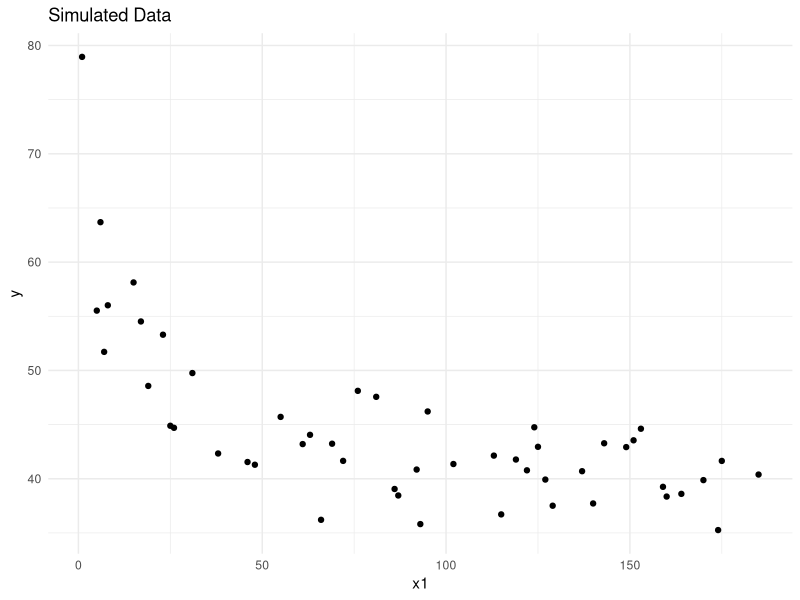
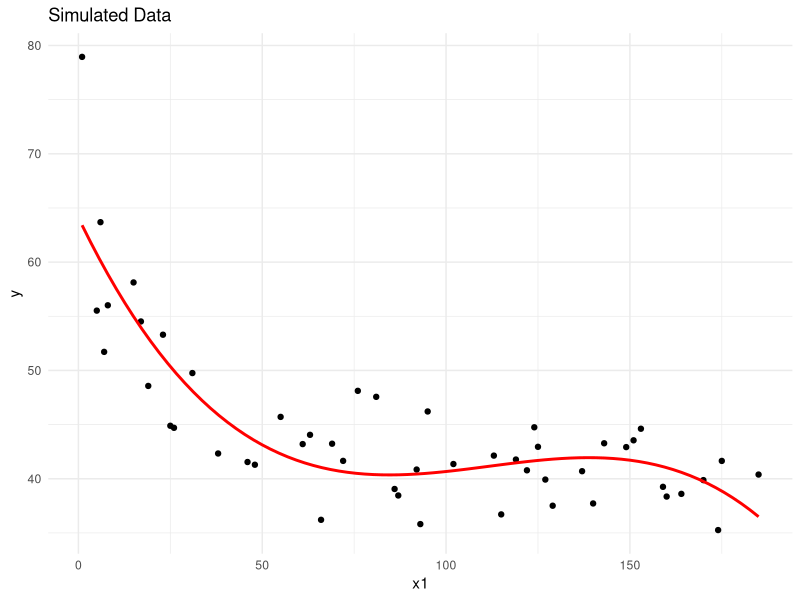
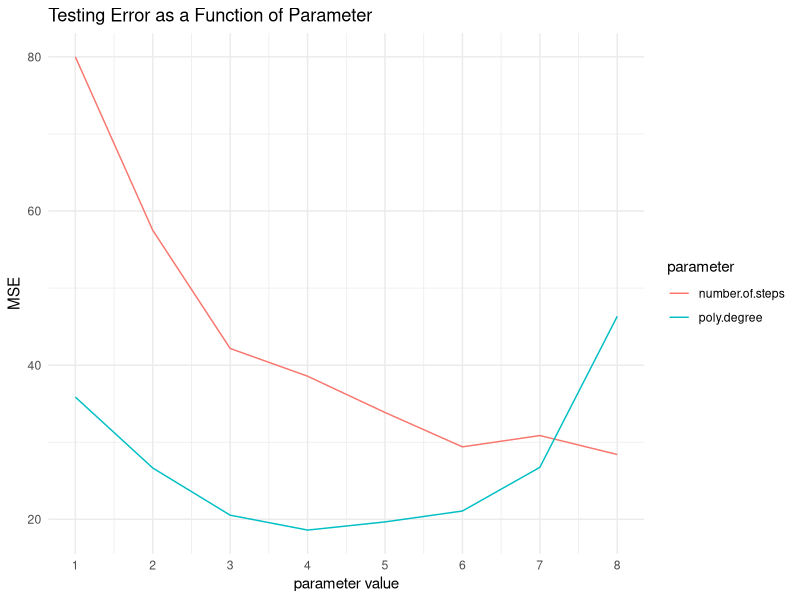
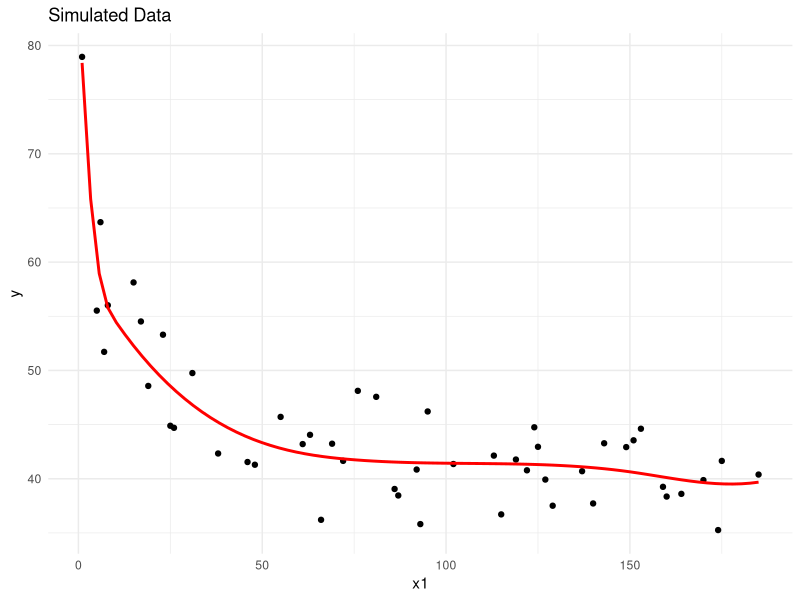
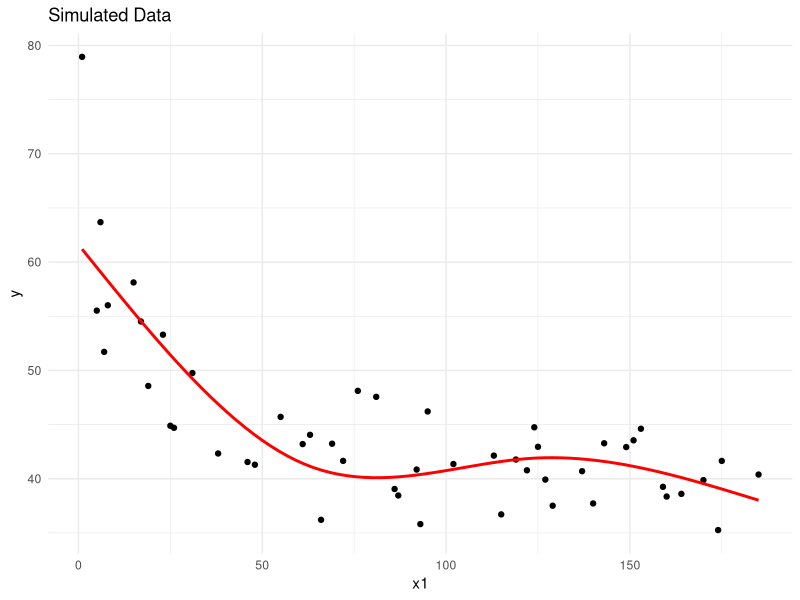
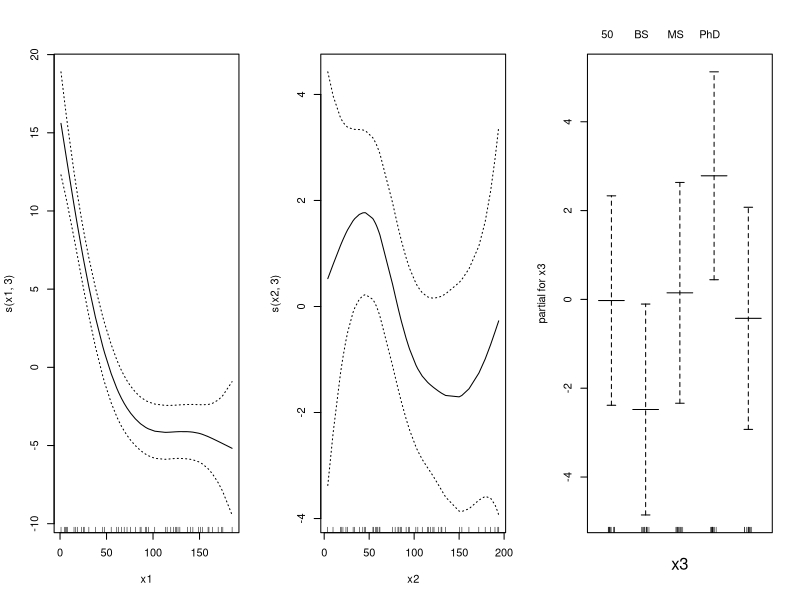
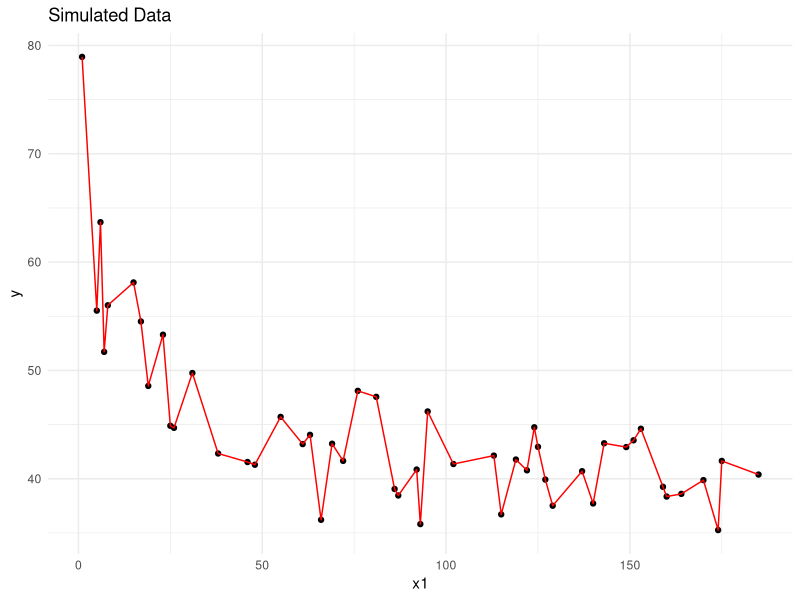

These figures' R source, in order:
## ---- chunk 1
knitr::opts_chunk$set(echo = TRUE)
## ---- chunk 2
rm(list = ls())
library(MASS)
library(tidyverse)
library(gridExtra)
library(boot)
library(GGally)
library(gam)
library(splines)
library(leaps)
## ---- chunk 3
set.seed(2019)
n = 50
x1 = sample(1:200, size = n, replace = FALSE)
x2 = sample(1:200, size = n, replace = FALSE)
x3 = sample(c("BS", "MS", "PhD", size = n, replace = TRUE))
noise = runif(n, 0, 15)
y = rnorm(n, 13 + 54*x1^(-0.2) + 2.6*x1^(-3.1) + 1.3*x2^(-2.1), 1) + noise
df = data.frame(y, x1, x2, x3)
df$x3 = as.factor(df$x3)
## ---- chunk 4
n
## ---- chunk 5
colnames(df)
## ---- chunk 6
basic_plot = ggplot(df, aes(x1,y)) + geom_point() + 
  ggtitle("Simulated Data") + 
  theme_minimal()
basic_plot
## ---- chunk 7
model1 = lm(y ~ poly(x1, 3), data = df)
summary(model1)
## ---- chunk 8
basic_plot + stat_smooth(method = "lm", se = FALSE, 
                       formula = y ~ poly(x, 3), 
                       color = "red")
## ---- chunk 9
fit1 = lm(y ~ poly(x1, 1), data = df)
fit2 = lm(y ~ poly(x1, 2), data = df)
fit3 = lm(y ~ poly(x1, 3), data = df)
fit4 = lm(y ~ poly(x1, 4), data = df)
fit5 = lm(y ~ poly(x1, 5), data = df)
fit6 = lm(y ~ poly(x1, 6), data = df)
anova(fit1, fit2, fit3, fit4, fit5, fit6)
## ---- chunk 10
coef(summary(fit3))[,1]
## ---- chunk 11
set.seed(2019)
indices = sample(1:nrow(df), size = 0.7*nrow(df))
train = df[indices,]
test = df[indices,]

sse = c()
for(i in 1:10){
  model_temp = lm(y ~ poly(x1, i), data = train)
  sse = c(sse, mean((predict(model_temp) - test$y)^2))
}
## ---- chunk 12
which.min(sse)
## ---- chunk 13
model2 = lm(y ~ cut(x1, 3), data = df)
summary(model2)
## ---- chunk 14
set.seed(3)
poly_mses = c()
for(i in 1:8){
  model = glm(data = df, y ~ poly(x1, i))
  poly_mses = c(poly_mses, cv.glm(df, model, K = 5)$delta[1])
}

cut_mses = c(80)
for(i in 2:8){
  df$cutted = cut(df$x1, i)
  model = glm(data = df, y ~ cutted)
  cut_mses = c(cut_mses, cv.glm(df, model, K=5)$delta[1])
}
mses_df = data.frame(x = 1:8,
                     "poly degree" = poly_mses, 
                     "number of steps" = cut_mses)
mses_df %>% gather(parameter, value, 
                   poly.degree, number.of.steps) %>%
  ggplot(aes(x = x, y = value, 
             color = parameter)) + 
  geom_path() + 
  ggtitle("Testing Error as a Function of Parameter") + 
  labs(x = "parameter value", y = "MSE") + 
  scale_x_continuous(limits = c(1,8), 
                     breaks = 1:8) + 
  theme_minimal()
## ---- chunk 15
which.min(cut_mses)
## ---- chunk 16
which.min(poly_mses)
## ---- chunk 17
model3 = lm(y ~ bs(x1, knots = c(10, 75, 150)), data = df)
summary(model3)
## ---- chunk 18
basic_plot + stat_smooth(method = "lm", se = FALSE, 
                       formula = y ~ bs(x, knots = c(10, 75, 150)), 
                       color = "red")
## ---- chunk 19
model4 = lm(y ~ ns(x1, df = 3), data = df)
summary(model4)
## ---- chunk 20
basic_plot + stat_smooth(method = "lm", se = FALSE, 
                       formula = y ~ ns(x, df = 3), 
                       color = "red")
## ---- chunk 21
model5 = gam(y ~ s(x1, 3) + s(x2, 3) + x3, data = df)
## ---- chunk 22
par(mfrow = c(1,3))
plot(model5, se = TRUE)
## ---- chunk 23
gam1 = gam(y ~ s(x1, 3), data = df)
gam2 = gam(y ~ s(x1, 3) + s(x2, 3), data = df)
anova(gam1, gam2, model5)
## ---- chunk 24
summary(model5)
## ---- chunk 25
basic_plot + geom_line(color = "red")
